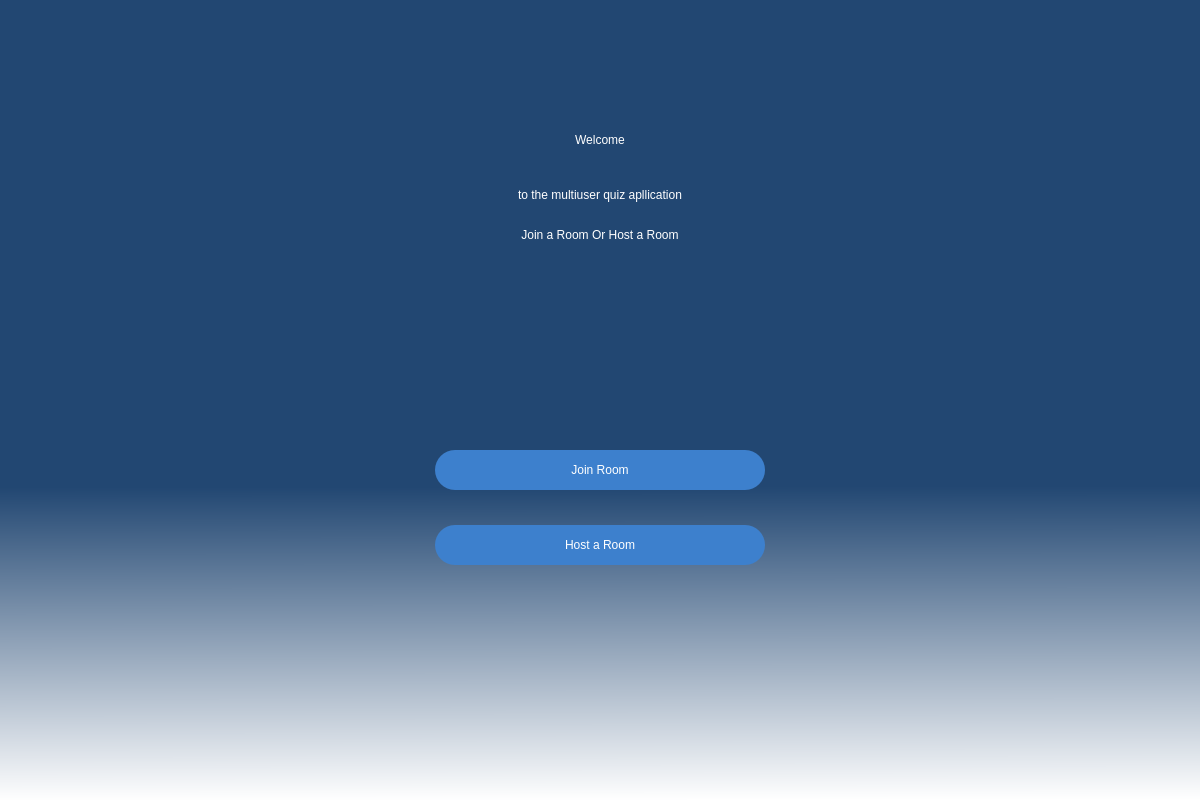
<?xml version="1.0" encoding="UTF-8"?>
<ui version="4.0">
 <class>Dialog</class>
 <widget class="QDialog" name="Dialog">
  <property name="geometry">
   <rect>
    <x>0</x>
    <y>0</y>
    <width>1200</width>
    <height>800</height>
   </rect>
  </property>
  <property name="windowTitle">
   <string>Dialog</string>
  </property>
  <widget class="QWidget" name="widget1" native="true">
   <property name="geometry">
    <rect>
     <x>0</x>
     <y>0</y>
     <width>1200</width>
     <height>800</height>
    </rect>
   </property>
   <property name="autoFillBackground">
    <bool>false</bool>
   </property>
   <property name="styleSheet">
    <string notr="true">QWidget#widget1{
background-color:qlineargradient(spread:pad, x1:0.527, y1:0.607955, x2:0.528, y2:1, stop:0 rgba(34, 71, 114, 255), stop:1 rgba(255, 255, 255, 255))}</string>
   </property>
   <widget class="QLabel" name="label_1">
    <property name="geometry">
     <rect>
      <x>360</x>
      <y>100</y>
      <width>480</width>
      <height>80</height>
     </rect>
    </property>
    <property name="styleSheet">
     <string notr="true">color: rgb(255, 255, 255);
font: 40pt &quot;MS Shell Dlg 2&quot;;
</string>
    </property>
    <property name="text">
     <string>Welcome</string>
    </property>
    <property name="textFormat">
     <enum>Qt::PlainText</enum>
    </property>
    <property name="scaledContents">
     <bool>false</bool>
    </property>
    <property name="alignment">
     <set>Qt::AlignCenter</set>
    </property>
   </widget>
   <widget class="QLabel" name="label_2">
    <property name="geometry">
     <rect>
      <x>360</x>
      <y>175</y>
      <width>480</width>
      <height>40</height>
     </rect>
    </property>
    <property name="styleSheet">
     <string notr="true">color:rgb(255, 255, 255);
font: 20pt &quot;MS Shell Dlg 2&quot;;
</string>
    </property>
    <property name="text">
     <string>to the multiuser quiz apllication</string>
    </property>
    <property name="alignment">
     <set>Qt::AlignCenter</set>
    </property>
   </widget>
   <widget class="QPushButton" name="pushButton">
    <property name="geometry">
     <rect>
      <x>435</x>
      <y>525</y>
      <width>330</width>
      <height>40</height>
     </rect>
    </property>
    <property name="styleSheet">
     <string notr="true">color:rgb(255, 255, 255);

background-color: rgb(61, 128, 205);
font: 20pt &quot;MS Shell Dlg 2&quot;;
border-radius:20px</string>
    </property>
    <property name="text">
     <string>Host a Room</string>
    </property>
   </widget>
   <widget class="QPushButton" name="pushButton_2">
    <property name="geometry">
     <rect>
      <x>435</x>
      <y>450</y>
      <width>330</width>
      <height>40</height>
     </rect>
    </property>
    <property name="styleSheet">
     <string notr="true">color:rgb(255, 255, 255);

background-color: rgb(61, 128, 205);
font: 20pt &quot;MS Shell Dlg 2&quot;;
border-radius:20px</string>
    </property>
    <property name="text">
     <string>Join Room</string>
    </property>
   </widget>
   <widget class="QLabel" name="label_3">
    <property name="geometry">
     <rect>
      <x>360</x>
      <y>215</y>
      <width>480</width>
      <height>40</height>
     </rect>
    </property>
    <property name="styleSheet">
     <string notr="true">color:rgb(255, 255, 255);
font: 14pt &quot;MS Shell Dlg 2&quot;;
</string>
    </property>
    <property name="text">
     <string>Join a Room Or Host a Room</string>
    </property>
    <property name="alignment">
     <set>Qt::AlignCenter</set>
    </property>
   </widget>
  </widget>
 </widget>
 <resources/>
 <connections/>
</ui>
